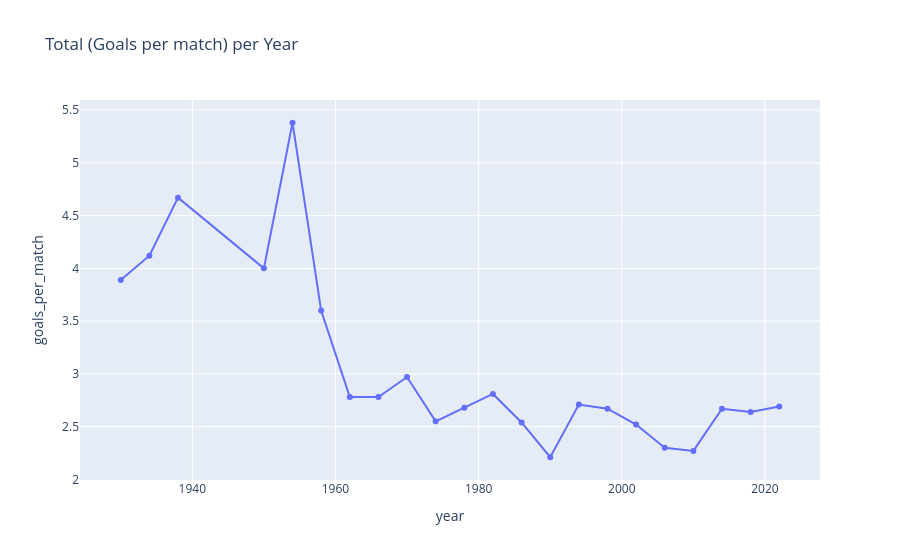

Source (notebook cell):
### Code cell
goals_per_match_per_year = df_editions[["year","goals_per_match"]]
fig = px.line(
    goals_per_match_per_year, 
    x="year",
    y="goals_per_match",
    title="Total (Goals per match) per Year",
    markers=True
)

fig.show()

### Figure 1 — Plotly figure (JSON) as saved in the notebook; plotly's stock layout.template omitted (floating-point values rounded to 4 significant figures)
{"data": [{"hovertemplate": "year=%{x}<br>goals_per_match=%{y}<extra></extra>", "legendgroup": "", "line": {"color": "#636efa", "dash": "solid"}, "marker": {"symbol": "circle"}, "mode": "lines+markers", "name": "", "orientation": "v", "showlegend": false, "type": "scatter", "x": [1930, 1934, 1938, 1950, 1954, 1958, 1962, 1966, 1970, 1974, 1978, 1982, 1986, 1990, 1994, 1998, 2002, 2006, 2010, 2014, 2018, 2022], "xaxis": "x", "y": [3.89, 4.12, 4.67, 4.0, 5.38, 3.6, 2.78, 2.78, 2.97, 2.55, 2.68, 2.81, 2.54, 2.21, 2.71, 2.67, 2.52, 2.3, 2.27, 2.67, 2.64, 2.69], "yaxis": "y"}], "layout": {"legend": {"tracegroupgap": 0}, "title": {"text": "Total (Goals per match) per Year"}, "xaxis": {"anchor": "y", "domain": [0, 1], "title": {"text": "year"}}, "yaxis": {"anchor": "x", "domain": [0, 1], "title": {"text": "goals_per_match"}}}}
